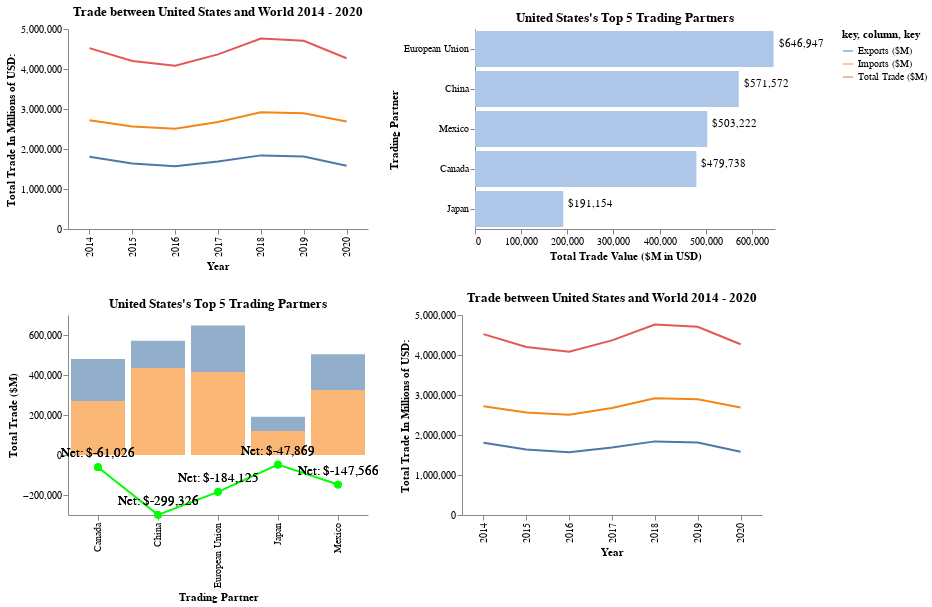

The notebook cell this image was saved under:
### Code cell
source_country = "United States"
target_country = "China"

top_5  = my_altair.get_altaire_bar_top5_partners_for_matrix(source_country)
trade  = my_altair.get_import_export_balance_top_five(source_country,for_matrix=True)
time_s = my_altair.get_altaire_line_chart_county_trade_for_matrix(source_country,"World")

row_1 = (time_s | top_5)
row_2 = (trade )


my_chart = my_altair.get_charts_for_click_from_world_map(source_country)
my_chart

### Figure 1 — Vega-Lite specification as saved in the notebook (floating-point values rounded to 4 significant figures)
{"config": {"view": {"continuousWidth": 400, "continuousHeight": 300, "strokeWidth": 0}, "axis": {"grid": false}}, "vconcat": [{"hconcat": [{"layer": [{"mark": "line", "encoding": {"color": {"field": "key", "type": "nominal"}, "x": {"axis": {"title": "Year"}, "field": "year", "type": "ordinal"}, "y": {"axis": {"title": "Total Trade In Millions of USD:"}, "field": "value", "type": "quantitative"}}, "height": 200, "title": "Trade between United States and World 2014 - 2020", "transform": [{"fold": ["Total Trade ($M)", "Exports ($M)", "Imports ($M)"]}], "width": 300}, {"mark": {"type": "circle", "color": "red", "opacity": 0.0, "size": 1000}, "encoding": {"tooltip": [{"field": "Total Trade ($M)", "type": "quantitative"}, {"field": "Exports ($M)", "type": "quantitative"}, {"field": "Imports ($M)", "type": "quantitative"}], "x": {"axis": {"title": ""}, "field": "year", "type": "ordinal"}, "y": {"axis": {"title": ""}, "field": "value", "type": "quantitative"}}, "transform": [{"fold": ["Total Trade ($M)", "Exports ($M)", "Imports ($M)"]}], "width": 300}], "data": {"name": "data-9c7af2d3d4dac1cc89a666ab42e372da"}}, {"layer": [{"mark": {"type": "bar", "color": "#aec7e8"}, "encoding": {"tooltip": {"field": "Total Trade ($M)", "format": "$,.0f", "type": "quantitative"}, "x": {"axis": {"title": "Total Trade Value ($M in USD)"}, "field": "Total Trade ($M)", "type": "quantitative"}, "y": {"axis": {"title": "Trading Partner"}, "field": "Trading Partner", "sort": "-x", "type": "nominal"}}, "selection": {"Year": {"type": "single", "bind": {"input": "range", "max": 2020, "min": 2014, "step": 1}, "fields": ["year"], "init": {"year": 2020}}}}, {"mark": {"type": "text", "align": "left", "dx": 5, "dy": -5}, "encoding": {"text": {"field": "Total Trade ($M)", "format": "$,.0f", "type": "quantitative"}, "x": {"field": "Total Trade ($M)", "type": "quantitative"}, "y": {"axis": null, "field": "Trading Partner", "sort": "-x", "type": "nominal"}}}], "data": {"name": "data-98a6c3470a658d11ac337374a833bcf8"}, "height": 200, "resolve": {"scale": {"y": "independent"}}, "title": "United States's Top 5 Trading Partners", "transform": [{"filter": {"selection": "Year"}}], "width": 300}]}, {"hconcat": [{"layer": [{"layer": [{"mark": {"type": "bar", "opacity": 0.6}, "encoding": {"color": {"field": "column", "type": "nominal"}, "tooltip": [{"field": "Total Trade ($M)", "format": "$,.0f", "type": "quantitative"}, {"field": "net_trade", "format": "$,.0f", "title": "Net Trade", "type": "quantitative"}, {"field": "Exports ($M)", "format": "$,.0f", "type": "quantitative"}, {"field": "Imports ($M)", "format": "$,.0f", "type": "quantitative"}, {"field": "Imports ($M)", "format": "$,.0f", "type": "quantitative"}], "x": {"field": "Trading Partner", "sort": "-y", "type": "nominal"}, "y": {"axis": {"title": "Total Trade ($M)"}, "field": "value", "type": "quantitative"}}, "selection": {"Year": {"type": "single", "bind": {"input": "range", "max": 2020, "min": 2014, "step": 1}, "fields": ["year"], "init": {"year": 2020}}}, "transform": [{"fold": ["Exports ($M)", "Imports ($M)"], "as": ["column", "value"]}]}, {"mark": {"type": "circle", "color": "red", "opacity": 0.0, "size": 1000}, "encoding": {"tooltip": [{"field": "Total Trade ($M)", "format": "$,.0f", "type": "quantitative"}, {"field": "net_trade", "format": "$,.0f", "title": "Net Trade", "type": "quantitative"}, {"field": "Exports ($M)", "format": "$,.0f", "type": "quantitative"}, {"field": "Imports ($M)", "format": "$,.0f", "type": "quantitative"}, {"field": "Imports ($M)", "format": "$,.0f", "type": "quantitative"}], "x": {"field": "Trading Partner", "type": "nominal"}, "y": {"axis": {"title": ""}, "field": "net_trade", "type": "quantitative"}}, "transform": [{"fold": ["Exports ($M)", "Imports ($M)"], "as": ["column", "value"]}]}, {"mark": {"type": "line", "color": "Lime"}, "encoding": {"color": {"value": "Lime"}, "tooltip": [{"field": "Total Trade ($M)", "format": "$,.0f", "type": "quantitative"}, {"field": "net_trade", "format": "$,.0f", "title": "Net Trade", "type": "quantitative"}, {"field": "Exports ($M)", "format": "$,.0f", "type": "quantitative"}, {"field": "Imports ($M)", "format": "$,.0f", "type": "quantitative"}, {"field": "Imports ($M)", "format": "$,.0f", "type": "quantitative"}], "x": {"field": "Trading Partner", "type": "nominal"}, "y": {"axis": {"title": ""}, "field": "net_trade", "type": "quantitative"}}, "transform": [{"fold": ["Exports ($M)", "Imports ($M)"], "as": ["column", "value"]}]}, {"mark": {"type": "text", "color": "black", "dy": -14, "fontSize": 13, "opacity": 1}, "encoding": {"text": {"field": "net_trade_text", "type": "nominal"}, "x": {"field": "Trading Partner", "type": "nominal"}, "y": {"axis": {"title": ""}, "field": "net_trade", "type": "quantitative"}}, "transform": [{"fold": ["Exports ($M)", "Imports ($M)"], "as": ["column", "value"]}]}, {"mark": {"type": "circle", "color": "Lime", "opacity": 1.0, "size": 60}, "encoding": {"x": {"field": "Trading Partner", "type": "nominal"}, "y": {"axis": {"title": ""}, "field": "net_trade", "type": "quantitative"}}, "transform": [{"fold": ["Exports ($M)", "Imports ($M)"], "as": ["column", "value"]}]}]}], "data": {"name": "data-bb8696a4edb9f4614bc064085599f5c1"}, "height": 200, "resolve": {"scale": {"y": "independent"}}, "title": "United States's Top 5 Trading Partners", "transform": [{"filter": {"selection": "Year"}}], "width": 300}, {"layer": [{"mark": "line", "encoding": {"color": {"field": "key", "type": "nominal"}, "x": {"axis": {"title": "Year"}, "field": "year", "type": "ordinal"}, "y": {"axis": {"title": "Total Trade In Millions of USD:"}, "field": "value", "type": "quantitative"}}, "height": 200, "title": "Trade between United States and World 2014 - 2020", "transform": [{"fold": ["Total Trade ($M)", "Exports ($M)", "Imports ($M)"]}], "width": 300}, {"mark": {"type": "circle", "color": "red", "opacity": 0.0, "size": 1000}, "encoding": {"tooltip": [{"field": "Total Trade ($M)", "type": "quantitative"}, {"field": "Exports ($M)", "type": "quantitative"}, {"field": "Imports ($M)", "type": "quantitative"}], "x": {"axis": {"title": ""}, "field": "year", "type": "ordinal"}, "y": {"axis": {"title": ""}, "field": "value", "type": "quantitative"}}, "transform": [{"fold": ["Total Trade ($M)", "Exports ($M)", "Imports ($M)"]}], "width": 300}], "data": {"name": "data-9c7af2d3d4dac1cc89a666ab42e372da"}}]}], "$schema": "https://vega.github.io/schema/vega-lite/v4.17.0.json", "datasets": {"data-9c7af2d3d4dac1cc89a666ab42e372da": [{"Trading Partner": "World", "Total Trade ($M)": 4523000.0, "RtW (%)": 0.6429, "Exports ($M)": 1805000.0, "RtW (%).1": 0.6426, "Imports ($M)": 2718000.0, "RtW (%).2": 0.6427, "Net Exports ($M)": -913600.0, "Exports Ticker": "", "Imports Ticker": "", "country": "United States", "year": 2014}, {"Trading Partner": "World", "Total Trade ($M)": 4200000.0, "RtW (%)": 0.6318, "Exports ($M)": 1636000.0, "RtW (%).1": 0.6268, "Imports ($M)": 2564000.0, "RtW (%).2": 0.6352, "Net Exports ($M)": -928000.0, "Exports Ticker": "", "Imports Ticker": "", "country": "United States", "year": 2015}, {"Trading Partner": "World", "Total Trade ($M)": 4079000.0, "RtW (%)": 0.6433, "Exports ($M)": 1571000.0, "RtW (%).1": 0.6386, "Imports ($M)": 2508000.0, "RtW (%).2": 0.6471, "Net Exports ($M)": -936900.0, "Exports Ticker": "", "Imports Ticker": "", "country": "United States", "year": 2016}, {"Trading Partner": "World", "Total Trade ($M)": 4365000.0, "RtW (%)": 0.6453, "Exports ($M)": 1688000.0, "RtW (%).1": 0.6399, "Imports ($M)": 2677000.0, "RtW (%).2": 0.6489, "Net Exports ($M)": -989600.0, "Exports Ticker": "", "Imports Ticker": "", "country": "United States", "year": 2017}, {"Trading Partner": "World", "Total Trade ($M)": 4759000.0, "RtW (%)": 0.6436, "Exports ($M)": 1840000.0, "RtW (%).1": 0.6367, "Imports ($M)": 2919000.0, "RtW (%).2": 0.6484, "Net Exports ($M)": -1079000.0, "Exports Ticker": "", "Imports Ticker": "", "country": "United States", "year": 2018}, {"Trading Partner": "World", "Total Trade ($M)": 4705000.0, "RtW (%)": 0.6489, "Exports ($M)": 1813000.0, "RtW (%).1": 0.6412, "Imports ($M)": 2891000.0, "RtW (%).2": 0.6538, "Net Exports ($M)": -1078000.0, "Exports Ticker": "", "Imports Ticker": "", "country": "United States", "year": 2019}, {"Trading Partner": "World", "Total Trade ($M)": 4270000.0, "RtW (%)": 0.6462, "Exports ($M)": 1581000.0, "RtW (%).1": 0.6406, "Imports ($M)": 2688000.0, "RtW (%).2": 0.6497, "Net Exports ($M)": -1107000.0, "Exports Ticker": "", "Imports Ticker": "", "country": "United States", "year": 2020}], "data-98a6c3470a658d11ac337374a833bcf8": [{"Trading Partner": "European Union", "Total Trade ($M)": 696200.0, "RtW (%)": 17.82, "Exports ($M)": 277900.0, "RtW (%).1": 17.81, "Imports ($M)": 418300.0, "RtW (%).2": 17.82, "Net Exports ($M)": -140500.0, "Exports Ticker": "998D1111 Index", "Imports Ticker": "111D1998 Index", "country": "United States", "year": 2014, "rnk": 1}, {"Trading Partner": "China", "Total Trade ($M)": 620900.0, "RtW (%)": 15.89, "Exports ($M)": 154100.0, "RtW (%).1": 9.88, "Imports ($M)": 466800.0, "RtW (%).2": 19.88, "Net Exports ($M)": -312600.0, "Exports Ticker": "924D1111 Index", "Imports Ticker": "111D1924 Index", "country": "United States", "year": 2014, "rnk": 2}, {"Trading Partner": "Canada", "Total Trade ($M)": 613900.0, "RtW (%)": 15.71, "Exports ($M)": 266100.0, "RtW (%).1": 17.06, "Imports ($M)": 347800.0, "RtW (%).2": 14.81, "Net Exports ($M)": -81680.0, "Exports Ticker": "156D1111 Index", "Imports Ticker": "111D1156 Index", "country": "United States", "year": 2014, "rnk": 3}, {"Trading Partner": "Mexico", "Total Trade ($M)": 501100.0, "RtW (%)": 12.82, "Exports ($M)": 207000.0, "RtW (%).1": 13.27, "Imports ($M)": 294100.0, "RtW (%).2": 12.53, "Net Exports ($M)": -87080.0, "Exports Ticker": "273D1111 Index", "Imports Ticker": "111D1273 Index", "country": "United States", "year": 2014, "rnk": 4}, {"Trading Partner": "Japan", "Total Trade ($M)": 207100.0, "RtW (%)": 5.3, "Exports ($M)": 73060.0, "RtW (%).1": 4.68, "Imports ($M)": 134000.0, "RtW (%).2": 5.71, "Net Exports ($M)": -60950.0, "Exports Ticker": "158D1111 Index", "Imports Ticker": "111D1158 Index", "country": "United States", "year": 2014, "rnk": 5}, {"Trading Partner": "China", "Total Trade ($M)": 626700.0, "RtW (%)": 16.98, "Exports ($M)": 144900.0, "RtW (%).1": 9.99, "Imports ($M)": 481900.0, "RtW (%).2": 21.5, "Net Exports ($M)": -337000.0, "Exports Ticker": "924D1111 Index", "Imports Ticker": "111D1924 Index", "country": "United States", "year": 2015, "rnk": 1}, {"Trading Partner": "European Union", "Total Trade ($M)": 587100.0, "RtW (%)": 15.91, "Exports ($M)": 218800.0, "RtW (%).1": 15.1, "Imports ($M)": 368300.0, "RtW (%).2": 16.43, "Net Exports ($M)": -149500.0, "Exports Ticker": "998D1111 Index", "Imports Ticker": "111D1998 Index", "country": "United States", "year": 2015, "rnk": 2}, {"Trading Partner": "Canada", "Total Trade ($M)": 531700.0, "RtW (%)": 14.41, "Exports ($M)": 236500.0, "RtW (%).1": 16.32, "Imports ($M)": 295200.0, "RtW (%).2": 13.17, "Net Exports ($M)": -58670.0, "Exports Ticker": "156D1111 Index", "Imports Ticker": "111D1156 Index", "country": "United States", "year": 2015, "rnk": 3}, {"Trading Partner": "Mexico", "Total Trade ($M)": 492800.0, "RtW (%)": 13.35, "Exports ($M)": 198000.0, "RtW (%).1": 13.66, "Imports ($M)": 294700.0, "RtW (%).2": 13.15, "Net Exports ($M)": -96720.0, "Exports Ticker": "273D1111 Index", "Imports Ticker": "111D1273 Index", "country": "United States", "year": 2015, "rnk": 4}, {"Trading Partner": "Japan", "Total Trade ($M)": 199400.0, "RtW (%)": 5.4, "Exports ($M)": 68320.0, "RtW (%).1": 4.71, "Imports ($M)": 131100.0, "RtW (%).2": 5.85, "Net Exports ($M)": -62800.0, "Exports Ticker": "158D1111 Index", "Imports Ticker": "111D1158 Index", "country": "United States", "year": 2015, "rnk": 5}, {"Trading Partner": "China", "Total Trade ($M)": 598500.0, "RtW (%)": 16.72, "Exports ($M)": 135700.0, "RtW (%).1": 9.76, "Imports ($M)": 462800.0, "RtW (%).2": 21.14, "Net Exports ($M)": -327200.0, "Exports Ticker": "924D1111 Index", "Imports Ticker": "111D1924 Index", "country": "United States", "year": 2016, "rnk": 1}, {"Trading Partner": "European Union", "Total Trade ($M)": 578500.0, "RtW (%)": 16.17, "Exports ($M)": 216100.0, "RtW (%).1": 15.55, "Imports ($M)": 362400.0, "RtW (%).2": 16.56, "Net Exports ($M)": -146300.0, "Exports Ticker": "998D1111 Index", "Imports Ticker": "111D1998 Index", "country": "United States", "year": 2016, "rnk": 2}, {"Trading Partner": "Canada", "Total Trade ($M)": 500800.0, "RtW (%)": 13.99, "Exports ($M)": 222800.0, "RtW (%).1": 16.03, "Imports ($M)": 278100.0, "RtW (%).2": 12.7, "Net Exports ($M)": -55300.0, "Exports Ticker": "156D1111 Index", "Imports Ticker": "111D1156 Index", "country": "United States", "year": 2016, "rnk": 3}, {"Trading Partner": "Mexico", "Total Trade ($M)": 484400.0, "RtW (%)": 13.54, "Exports ($M)": 190300.0, "RtW (%).1": 13.69, "Imports ($M)": 294200.0, "RtW (%).2": 13.44, "Net Exports ($M)": -103900.0, "Exports Ticker": "273D1111 Index", "Imports Ticker": "111D1273 Index", "country": "United States", "year": 2016, "rnk": 4}, {"Trading Partner": "Japan", "Total Trade ($M)": 201500.0, "RtW (%)": 5.63, "Exports ($M)": 69300.0, "RtW (%).1": 4.99, "Imports ($M)": 132200.0, "RtW (%).2": 6.04, "Net Exports ($M)": -62900.0, "Exports Ticker": "158D1111 Index", "Imports Ticker": "111D1158 Index", "country": "United States", "year": 2016, "rnk": 5}, {"Trading Partner": "China", "Total Trade ($M)": 660500.0, "RtW (%)": 17.19, "Exports ($M)": 154900.0, "RtW (%).1": 10.34, "Imports ($M)": 505600.0, "RtW (%).2": 21.58, "Net Exports ($M)": -350700.0, "Exports Ticker": "924D1111 Index", "Imports Ticker": "111D1924 Index", "country": "United States", "year": 2017, "rnk": 1}, {"Trading Partner": "European Union", "Total Trade ($M)": 611400.0, "RtW (%)": 15.92, "Exports ($M)": 229400.0, "RtW (%).1": 15.31, "Imports ($M)": 382000.0, "RtW (%).2": 16.3, "Net Exports ($M)": -152500.0, "Exports Ticker": "998D1111 Index", "Imports Ticker": "111D1998 Index", "country": "United States", "year": 2017, "rnk": 2}, {"Trading Partner": "Canada", "Total Trade ($M)": 535600.0, "RtW (%)": 13.94, "Exports ($M)": 235600.0, "RtW (%).1": 15.72, "Imports ($M)": 300000.0, "RtW (%).2": 12.8, "Net Exports ($M)": -64360.0, "Exports Ticker": "156D1111 Index", "Imports Ticker": "111D1156 Index", "country": "United States", "year": 2017, "rnk": 3}, {"Trading Partner": "Mexico", "Total Trade ($M)": 520300.0, "RtW (%)": 13.54, "Exports ($M)": 206200.0, "RtW (%).1": 13.76, "Imports ($M)": 314000.0, "RtW (%).2": 13.41, "Net Exports ($M)": -107800.0, "Exports Ticker": "273D1111 Index", "Imports Ticker": "111D1273 Index", "country": "United States", "year": 2017, "rnk": 4}, {"Trading Partner": "Japan", "Total Trade ($M)": 210400.0, "RtW (%)": 5.48, "Exports ($M)": 73840.0, "RtW (%).1": 4.93, "Imports ($M)": 136500.0, "RtW (%).2": 5.83, "Net Exports ($M)": -62710.0, "Exports Ticker": "158D1111 Index", "Imports Ticker": "111D1158 Index", "country": "United States", "year": 2017, "rnk": 5}, {"Trading Partner": "China", "Total Trade ($M)": 695800.0, "RtW (%)": 16.66, "Exports ($M)": 156300.0, "RtW (%).1": 9.57, "Imports ($M)": 539500.0, "RtW (%).2": 21.22, "Net Exports ($M)": -383200.0, "Exports Ticker": "924D1111 Index", "Imports Ticker": "111D1924 Index", "country": "United States", "year": 2018, "rnk": 1}, {"Trading Partner": "European Union", "Total Trade ($M)": 680600.0, "RtW (%)": 16.3, "Exports ($M)": 253300.0, "RtW (%).1": 15.52, "Imports ($M)": 427200.0, "RtW (%).2": 16.8, "Net Exports ($M)": -173900.0, "Exports Ticker": "998D1111 Index", "Imports Ticker": "111D1998 Index", "country": "United States", "year": 2018, "rnk": 2}, {"Trading Partner": "Mexico", "Total Trade ($M)": 575300.0, "RtW (%)": 13.78, "Exports ($M)": 228800.0, "RtW (%).1": 14.01, "Imports ($M)": 346500.0, "RtW (%).2": 13.63, "Net Exports ($M)": -117800.0, "Exports Ticker": "273D1111 Index", "Imports Ticker": "111D1273 Index", "country": "United States", "year": 2018, "rnk": 3}, {"Trading Partner": "Canada", "Total Trade ($M)": 567600.0, "RtW (%)": 13.59, "Exports ($M)": 249100.0, "RtW (%).1": 15.26, "Imports ($M)": 318500.0, "RtW (%).2": 12.53, "Net Exports ($M)": -69340.0, "Exports Ticker": "156D1111 Index", "Imports Ticker": "111D1156 Index", "country": "United States", "year": 2018, "rnk": 4}, {"Trading Partner": "Japan", "Total Trade ($M)": 226200.0, "RtW (%)": 5.42, "Exports ($M)": 83590.0, "RtW (%).1": 5.12, "Imports ($M)": 142600.0, "RtW (%).2": 5.61, "Net Exports ($M)": -59010.0, "Exports Ticker": "158D1111 Index", "Imports Ticker": "111D1158 Index", "country": "United States", "year": 2018, "rnk": 5}, {"Trading Partner": "European Union", "Total Trade ($M)": 715100.0, "RtW (%)": 17.46, "Exports ($M)": 263300.0, "RtW (%).1": 16.49, "Imports ($M)": 451800.0, "RtW (%).2": 18.08, "Net Exports ($M)": -188400.0, "Exports Ticker": "998D1111 Index", "Imports Ticker": "111D1998 Index", "country": "United States", "year": 2019, "rnk": 1}, {"Trading Partner": "Mexico", "Total Trade ($M)": 576200.0, "RtW (%)": 14.07, "Exports ($M)": 218100.0, "RtW (%).1": 13.66, "Imports ($M)": 358100.0, "RtW (%).2": 14.33, "Net Exports ($M)": -140100.0, "Exports Ticker": "273D1111 Index", "Imports Ticker": "111D1273 Index", "country": "United States", "year": 2019, "rnk": 2}, {"Trading Partner": "China", "Total Trade ($M)": 575500.0, "RtW (%)": 14.05, "Exports ($M)": 123200.0, "RtW (%).1": 7.72, "Imports ($M)": 452200.0, "RtW (%).2": 18.1, "Net Exports ($M)": -329000.0, "Exports Ticker": "924D1111 Index", "Imports Ticker": "111D1924 Index", "country": "United States", "year": 2019, "rnk": 3}, {"Trading Partner": "Canada", "Total Trade ($M)": 563000.0, "RtW (%)": 13.75, "Exports ($M)": 243300.0, "RtW (%).1": 15.23, "Imports ($M)": 319700.0, "RtW (%).2": 12.8, "Net Exports ($M)": -76440.0, "Exports Ticker": "156D1111 Index", "Imports Ticker": "111D1156 Index", "country": "United States", "year": 2019, "rnk": 4}, {"Trading Partner": "Japan", "Total Trade ($M)": 224900.0, "RtW (%)": 5.49, "Exports ($M)": 81250.0, "RtW (%).1": 5.09, "Imports ($M)": 143600.0, "RtW (%).2": 5.75, "Net Exports ($M)": -62390.0, "Exports Ticker": "158D1111 Index", "Imports Ticker": "111D1158 Index", "country": "United States", "year": 2019, "rnk": 5}, {"Trading Partner": "European Union", "Total Trade ($M)": 646900.0, "RtW (%)": 17.34, "Exports ($M)": 231400.0, "RtW (%).1": 16.59, "Imports ($M)": 415500.0, "RtW (%).2": 17.78, "Net Exports ($M)": -184100.0, "Exports Ticker": "998D1111 Index", "Imports Ticker": "111D1998 Index", "country": "United States", "year": 2020, "rnk": 1}, {"Trading Partner": "China", "Total Trade ($M)": 571600.0, "RtW (%)": 15.32, "Exports ($M)": 136100.0, "RtW (%).1": 9.76, "Imports ($M)": 435400.0, "RtW (%).2": 18.64, "Net Exports ($M)": -299300.0, "Exports Ticker": "924D1111 Index", "Imports Ticker": "111D1924 Index", "country": "United States", "year": 2020, "rnk": 2}, {"Trading Partner": "Mexico", "Total Trade ($M)": 503200.0, "RtW (%)": 13.49, "Exports ($M)": 177800.0, "RtW (%).1": 12.75, "Imports ($M)": 325400.0, "RtW (%).2": 13.93, "Net Exports ($M)": -147600.0, "Exports Ticker": "273D1111 Index", "Imports Ticker": "111D1273 Index", "country": "United States", "year": 2020, "rnk": 3}, {"Trading Partner": "Canada", "Total Trade ($M)": 479700.0, "RtW (%)": 12.86, "Exports ($M)": 209400.0, "RtW (%).1": 15.01, "Imports ($M)": 270400.0, "RtW (%).2": 11.57, "Net Exports ($M)": -61030.0, "Exports Ticker": "156D1111 Index", "Imports Ticker": "111D1156 Index", "country": "United States", "year": 2020, "rnk": 4}, {"Trading Partner": "Japan", "Total Trade ($M)": 191200.0, "RtW (%)": 5.12, "Exports ($M)": 71640.0, "RtW (%).1": 5.14, "Imports ($M)": 119500.0, "RtW (%).2": 5.11, "Net Exports ($M)": -47870.0, "Exports Ticker": "158D1111 Index", "Imports Ticker": "111D1158 Index", "country": "United States", "year": 2020, "rnk": 5}], "data-bb8696a4edb9f4614bc064085599f5c1": [{"Trading Partner": "European Union", "year": 2014, "Total Trade ($M)": 696200.0, "net_trade": -140500.0, "net_trade_text": "Net: $-140,490", "Exports ($M)": 277900.0, "Imports ($M)": 418300.0, "source_country": "United States"}, {"Trading Partner": "China", "year": 2014, "Total Trade ($M)": 620900.0, "net_trade": -312600.0, "net_trade_text": "Net: $-312,618", "Exports ($M)": 154100.0, "Imports ($M)": 466800.0, "source_country": "United States"}, {"Trading Partner": "Canada", "year": 2014, "Total Trade ($M)": 613900.0, "net_trade": -81680.0, "net_trade_text": "Net: $-81,682", "Exports ($M)": 266100.0, "Imports ($M)": 347800.0, "source_country": "United States"}, {"Trading Partner": "Mexico", "year": 2014, "Total Trade ($M)": 501100.0, "net_trade": -87080.0, "net_trade_text": "Net: $-87,079", "Exports ($M)": 207000.0, "Imports ($M)": 294100.0, "source_country": "United States"}, {"Trading Partner": "Japan", "year": 2014, "Total Trade ($M)": 207100.0, "net_trade": -60950.0, "net_trade_text": "Net: $-60,947", "Exports ($M)": 73060.0, "Imports ($M)": 134000.0, "source_country": "United States"}, {"Trading Partner": "China", "year": 2015, "Total Trade ($M)": 626700.0, "net_trade": -337000.0, "net_trade_text": "Net: $-337,014", "Exports ($M)": 144900.0, "Imports ($M)": 481900.0, "source_country": "United States"}, {"Trading Partner": "European Union", "year": 2015, "Total Trade ($M)": 587100.0, "net_trade": -149500.0, "net_trade_text": "Net: $-149,517", "Exports ($M)": 218800.0, "Imports ($M)": 368300.0, "source_country": "United States"}, {"Trading Partner": "Canada", "year": 2015, "Total Trade ($M)": 531700.0, "net_trade": -58670.0, "net_trade_text": "Net: $-58,670", "Exports ($M)": 236500.0, "Imports ($M)": 295200.0, "source_country": "United States"}, {"Trading Partner": "Mexico", "year": 2015, "Total Trade ($M)": 492800.0, "net_trade": -96720.0, "net_trade_text": "Net: $-96,720", "Exports ($M)": 198000.0, "Imports ($M)": 294700.0, "source_country": "United States"}, {"Trading Partner": "Japan", "year": 2015, "Total Trade ($M)": 199400.0, "net_trade": -62800.0, "net_trade_text": "Net: $-62,797", "Exports ($M)": 68320.0, "Imports ($M)": 131100.0, "source_country": "United States"}, {"Trading Partner": "China", "year": 2016, "Total Trade ($M)": 598500.0, "net_trade": -327200.0, "net_trade_text": "Net: $-327,151", "Exports ($M)": 135700.0, "Imports ($M)": 462800.0, "source_country": "United States"}, {"Trading Partner": "European Union", "year": 2016, "Total Trade ($M)": 578500.0, "net_trade": -146300.0, "net_trade_text": "Net: $-146,309", "Exports ($M)": 216100.0, "Imports ($M)": 362400.0, "source_country": "United States"}, {"Trading Partner": "Canada", "year": 2016, "Total Trade ($M)": 500800.0, "net_trade": -55300.0, "net_trade_text": "Net: $-55,300", "Exports ($M)": 222800.0, "Imports ($M)": 278100.0, "source_country": "United States"}, {"Trading Partner": "Mexico", "year": 2016, "Total Trade ($M)": 484400.0, "net_trade": -103900.0, "net_trade_text": "Net: $-103,862", "Exports ($M)": 190300.0, "Imports ($M)": 294200.0, "source_country": "United States"}, {"Trading Partner": "Japan", "year": 2016, "Total Trade ($M)": 201500.0, "net_trade": -62900.0, "net_trade_text": "Net: $-62,898", "Exports ($M)": 69300.0, "Imports ($M)": 132200.0, "source_country": "United States"}, {"Trading Partner": "China", "year": 2017, "Total Trade ($M)": 660500.0, "net_trade": -350700.0, "net_trade_text": "Net: $-350,664", "Exports ($M)": 154900.0, "Imports ($M)": 505600.0, "source_country": "United States"}, {"Trading Partner": "European Union", "year": 2017, "Total Trade ($M)": 611400.0, "net_trade": -152500.0, "net_trade_text": "Net: $-152,545", "Exports ($M)": 229400.0, "Imports ($M)": 382000.0, "source_country": "United States"}, {"Trading Partner": "Canada", "year": 2017, "Total Trade ($M)": 535600.0, "net_trade": -64360.0, "net_trade_text": "Net: $-64,365", "Exports ($M)": 235600.0, "Imports ($M)": 300000.0, "source_country": "United States"}, {"Trading Partner": "Mexico", "year": 2017, "Total Trade ($M)": 520300.0, "net_trade": -107800.0, "net_trade_text": "Net: $-107,817", "Exports ($M)": 206200.0, "Imports ($M)": 314000.0, "source_country": "United States"}, {"Trading Partner": "Japan", "year": 2017, "Total Trade ($M)": 210400.0, "net_trade": -62710.0, "net_trade_text": "Net: $-62,708", "Exports ($M)": 73840.0, "Imports ($M)": 136500.0, "source_country": "United States"}, {"Trading Partner": "China", "year": 2018, "Total Trade ($M)": 695800.0, "net_trade": -383200.0, "net_trade_text": "Net: $-383,244", "Exports ($M)": 156300.0, "Imports ($M)": 539500.0, "source_country": "United States"}, {"Trading Partner": "European Union", "year": 2018, "Total Trade ($M)": 680600.0, "net_trade": -173900.0, "net_trade_text": "Net: $-173,901", "Exports ($M)": 253300.0, "Imports ($M)": 427200.0, "source_country": "United States"}, {"Trading Partner": "Mexico", "year": 2018, "Total Trade ($M)": 575300.0, "net_trade": -117800.0, "net_trade_text": "Net: $-117,750", "Exports ($M)": 228800.0, "Imports ($M)": 346500.0, "source_country": "United States"}, {"Trading Partner": "Canada", "year": 2018, "Total Trade ($M)": 567600.0, "net_trade": -69340.0, "net_trade_text": "Net: $-69,340", "Exports ($M)": 249100.0, "Imports ($M)": 318500.0, "source_country": "United States"}, {"Trading Partner": "Japan", "year": 2018, "Total Trade ($M)": 226200.0, "net_trade": -59010.0, "net_trade_text": "Net: $-59,009", "Exports ($M)": 83590.0, "Imports ($M)": 142600.0, "source_country": "United States"}, {"Trading Partner": "European Union", "year": 2019, "Total Trade ($M)": 715100.0, "net_trade": -188400.0, "net_trade_text": "Net: $-188,423", "Exports ($M)": 263300.0, "Imports ($M)": 451800.0, "source_country": "United States"}, {"Trading Partner": "Mexico", "year": 2019, "Total Trade ($M)": 576200.0, "net_trade": -140100.0, "net_trade_text": "Net: $-140,057", "Exports ($M)": 218100.0, "Imports ($M)": 358100.0, "source_country": "United States"}, {"Trading Partner": "China", "year": 2019, "Total Trade ($M)": 575500.0, "net_trade": -329000.0, "net_trade_text": "Net: $-329,007", "Exports ($M)": 123200.0, "Imports ($M)": 452200.0, "source_country": "United States"}, {"Trading Partner": "Canada", "year": 2019, "Total Trade ($M)": 563000.0, "net_trade": -76440.0, "net_trade_text": "Net: $-76,443", "Exports ($M)": 243300.0, "Imports ($M)": 319700.0, "source_country": "United States"}, {"Trading Partner": "Japan", "year": 2019, "Total Trade ($M)": 224900.0, "net_trade": -62390.0, "net_trade_text": "Net: $-62,389", "Exports ($M)": 81250.0, "Imports ($M)": 143600.0, "source_country": "United States"}, {"Trading Partner": "European Union", "year": 2020, "Total Trade ($M)": 646900.0, "net_trade": -184100.0, "net_trade_text": "Net: $-184,125", "Exports ($M)": 231400.0, "Imports ($M)": 415500.0, "source_country": "United States"}, {"Trading Partner": "China", "year": 2020, "Total Trade ($M)": 571600.0, "net_trade": -299300.0, "net_trade_text": "Net: $-299,326", "Exports ($M)": 136100.0, "Imports ($M)": 435400.0, "source_country": "United States"}, {"Trading Partner": "Mexico", "year": 2020, "Total Trade ($M)": 503200.0, "net_trade": -147600.0, "net_trade_text": "Net: $-147,566", "Exports ($M)": 177800.0, "Imports ($M)": 325400.0, "source_country": "United States"}, {"Trading Partner": "Canada", "year": 2020, "Total Trade ($M)": 479700.0, "net_trade": -61030.0, "net_trade_text": "Net: $-61,026", "Exports ($M)": 209400.0, "Imports ($M)": 270400.0, "source_country": "United States"}, {"Trading Partner": "Japan", "year": 2020, "Total Trade ($M)": 191200.0, "net_trade": -47870.0, "net_trade_text": "Net: $-47,869", "Exports ($M)": 71640.0, "Imports ($M)": 119500.0, "source_country": "United States"}]}}
